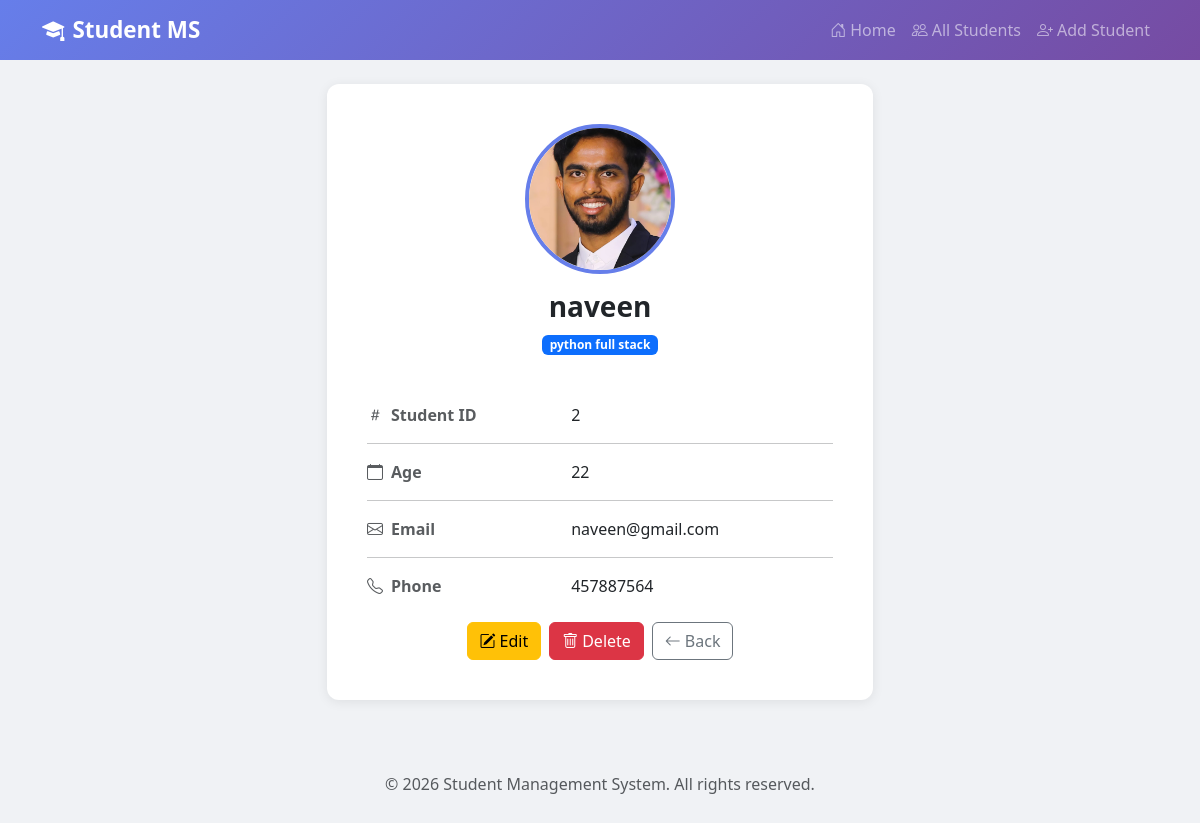
Screenshot of /get_single_std/2/ with the database file from the repository.
### app/models.py (models this page shows, shortened)
class Student(models.Model):
    name = models.CharField(max_length=50)
    age = models.PositiveIntegerField()
    email = models.EmailField(unique=True)
    course = models.CharField(max_length=100,default="python")
    phone = models.CharField(max_length=50)
    image = models.ImageField(upload_to="profile/")

### app/views.py (the view)
# urls.py: path("get_single_std/<int:id>/",get_single_std,name="get_single_std"),
def get_single_std(request,id):
    student = get_object_or_404(Student,id=id)
    return render(request,"single_std.html",{"student":student})

### app/templates/single_std.html (shortened to what this page needs)
{% extends "base.html" %}
{% block content %}
<div class="row justify-content-center">
    <div class="col-md-8 col-lg-6">
        <div class="card p-4">
            <div class="card-body text-center">
                {% if student.image %}
                <img src="{{ student.image.url }}" class="student-img-lg mb-3" alt="{{ student.name }}">
                {% else %}
                <i class="bi bi-person-circle text-muted" style="font-size:6rem;"></i>
                {% endif %}
                <h3 class="fw-bold">{{ student.name }}</h3>
                <span class="badge bg-primary mb-4">{{ student.course }}</span>
                <div class="text-start mt-4">
                    <div class="row mb-3">
                        <div class="col-5 text-muted fw-semibold">
                            <i class="bi bi-hash me-2"></i>Student ID
                        </div>
                        <div class="col-7">{{ student.id }}</div>
                    </div>
                    <hr>
                    <div class="row mb-3">
                        <div class="col-5 text-muted fw-semibold">
                            <i class="bi bi-calendar me-2"></i>Age
                        </div>
                        <div class="col-7">{{ student.age }}</div>
                    </div>
                    <hr>
                    <div class="row mb-3">
                        <div class="col-5 text-muted fw-semibold">
                            <i class="bi bi-envelope me-2"></i>Email
                        </div>
                        <div class="col-7">{{ student.email }}</div>
                    </div>
                    <hr>
                    <div class="row mb-3">
                        <div class="col-5 text-muted fw-semibold">
                            <i class="bi bi-telephone me-2"></i>Phone
                        </div>
                        <div class="col-7">{{ student.phone }}</div>
                    </div>
                </div>
                <div class="d-flex justify-content-center gap-2 mt-4">
                    <a href="{% url 'update_student' student.id %}" class="btn btn-warning">
                        <i class="bi bi-pencil-square me-1"></i>Edit
                    </a>
                    <a href="{% url 'delete_student' student.id %}" class="btn btn-danger">
                        <i class="bi bi-trash me-1"></i>Delete
                    </a>
                    <a href="{% url 'get_all_std' %}" class="btn btn-outline-secondary">
                        <i class="bi bi-arrow-left me-1"></i>Back
                    </a>
                </div>
            </div>
        </div>
    </div>
</div>
{% endblock %}

### app/templates/base.html (style rules this page uses)
body { background-color: #f0f2f5; font-family: 'Segoe UI', Tahoma, Geneva, Verdana, sans-serif; }
.card { border: none; border-radius: 12px; box-shadow: 0 2px 12px rgba(0,0,0,0.08); }
.student-img-lg { width: 150px; height: 150px; object-fit: cover; border-radius: 50%; border: 4px solid #667eea; }

### rows the page displays
Student: image (picture), name "naveen", course "python full stack", id "2", age "22", email "naveen@gmail.com", phone "457887564"
